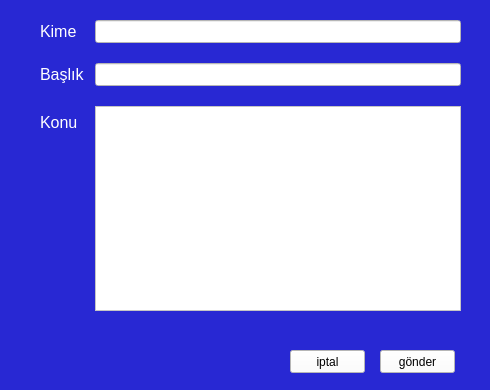
<?xml version="1.0" encoding="UTF-8"?>
<ui version="4.0">
 <class>Form</class>
 <widget class="QWidget" name="Form">
  <property name="geometry">
   <rect>
    <x>0</x>
    <y>0</y>
    <width>490</width>
    <height>390</height>
   </rect>
  </property>
  <property name="minimumSize">
   <size>
    <width>490</width>
    <height>390</height>
   </size>
  </property>
  <property name="maximumSize">
   <size>
    <width>490</width>
    <height>390</height>
   </size>
  </property>
  <property name="windowTitle">
   <string>e-posta</string>
  </property>
  <property name="styleSheet">
   <string notr="true">background-color: rgb(40,40,211);</string>
  </property>
  <widget class="QWidget" name="formLayoutWidget">
   <property name="geometry">
    <rect>
     <x>20</x>
     <y>20</y>
     <width>451</width>
     <height>311</height>
    </rect>
   </property>
   <layout class="QFormLayout" name="formLayout">
    <property name="sizeConstraint">
     <enum>QLayout::SetDefaultConstraint</enum>
    </property>
    <property name="fieldGrowthPolicy">
     <enum>QFormLayout::AllNonFixedFieldsGrow</enum>
    </property>
    <property name="rowWrapPolicy">
     <enum>QFormLayout::DontWrapRows</enum>
    </property>
    <property name="formAlignment">
     <set>Qt::AlignLeading|Qt::AlignLeft|Qt::AlignTop</set>
    </property>
    <property name="horizontalSpacing">
     <number>10</number>
    </property>
    <property name="verticalSpacing">
     <number>20</number>
    </property>
    <property name="leftMargin">
     <number>20</number>
    </property>
    <property name="topMargin">
     <number>0</number>
    </property>
    <property name="rightMargin">
     <number>10</number>
    </property>
    <property name="bottomMargin">
     <number>20</number>
    </property>
    <item row="1" column="0">
     <widget class="QLabel" name="label">
      <property name="font">
       <font>
        <pointsize>12</pointsize>
        <weight>50</weight>
        <bold>false</bold>
       </font>
      </property>
      <property name="styleSheet">
       <string notr="true">
background-color: rgb(40,40,211);
color: rgb(255, 255, 255);</string>
      </property>
      <property name="text">
       <string>Kime</string>
      </property>
     </widget>
    </item>
    <item row="1" column="1">
     <widget class="QLineEdit" name="kimeLabel">
      <property name="font">
       <font>
        <pointsize>10</pointsize>
       </font>
      </property>
      <property name="styleSheet">
       <string notr="true">background-color: rgb(255, 255, 255);</string>
      </property>
     </widget>
    </item>
    <item row="2" column="0">
     <widget class="QLabel" name="basik">
      <property name="font">
       <font>
        <pointsize>12</pointsize>
       </font>
      </property>
      <property name="styleSheet">
       <string notr="true">background-color: rgb(40,40,211);
color: rgb(255, 255, 255);</string>
      </property>
      <property name="text">
       <string>Başlık</string>
      </property>
     </widget>
    </item>
    <item row="2" column="1">
     <widget class="QLineEdit" name="baslikLabel">
      <property name="font">
       <font>
        <pointsize>10</pointsize>
       </font>
      </property>
      <property name="styleSheet">
       <string notr="true">background-color: rgb(255, 255, 255);</string>
      </property>
     </widget>
    </item>
    <item row="3" column="0">
     <widget class="QLabel" name="label_2">
      <property name="font">
       <font>
        <pointsize>12</pointsize>
       </font>
      </property>
      <property name="styleSheet">
       <string notr="true">background-color: rgb(40,40,211);
color: rgb(255, 255, 255);</string>
      </property>
      <property name="text">
       <string>Konu</string>
      </property>
     </widget>
    </item>
    <item row="3" column="1">
     <widget class="QTextEdit" name="konuLabel">
      <property name="styleSheet">
       <string notr="true">background-color: rgb(255, 255, 255);</string>
      </property>
     </widget>
    </item>
   </layout>
  </widget>
  <widget class="QPushButton" name="gonder_button">
   <property name="geometry">
    <rect>
     <x>380</x>
     <y>350</y>
     <width>75</width>
     <height>23</height>
    </rect>
   </property>
   <property name="styleSheet">
    <string notr="true">background-color: rgb(255, 255, 255);</string>
   </property>
   <property name="text">
    <string>gönder</string>
   </property>
  </widget>
  <widget class="QPushButton" name="iptal_button">
   <property name="geometry">
    <rect>
     <x>290</x>
     <y>350</y>
     <width>75</width>
     <height>23</height>
    </rect>
   </property>
   <property name="styleSheet">
    <string notr="true">background-color: rgb(255, 255, 255);</string>
   </property>
   <property name="text">
    <string>iptal</string>
   </property>
  </widget>
  <widget class="QLabel" name="uyari">
   <property name="geometry">
    <rect>
     <x>10</x>
     <y>350</y>
     <width>271</width>
     <height>21</height>
    </rect>
   </property>
   <property name="font">
    <font>
     <pointsize>10</pointsize>
    </font>
   </property>
   <property name="styleSheet">
    <string notr="true">color:rgb(255, 0, 0);</string>
   </property>
   <property name="text">
    <string/>
   </property>
  </widget>
 </widget>
 <resources/>
 <connections/>
 <slots>
  <slot>eposta_gonder()</slot>
  <slot>eposta_iptal()</slot>
 </slots>
</ui>
